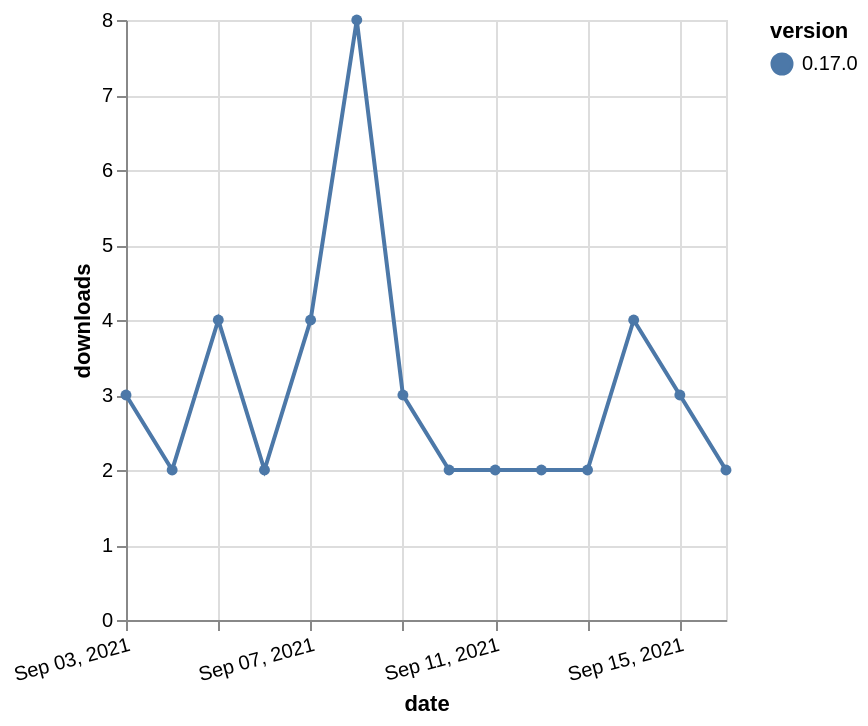

Write the Vega-Lite specification saved for this chart.
### Vega-Lite specification from a JSON file in a GitHub repository (floating-point values rounded to 4 significant figures)
{"$schema": "https://vega.github.io/schema/vega-lite/v5.json", "description": "A simple bar chart with embedded data.", "data": {"values": [{"date": "2021-09-03", "total": 6175, "delta": 3, "version": "0.17.0"}, {"date": "2021-09-04", "total": 6177, "delta": 2, "version": "0.17.0"}, {"date": "2021-09-05", "total": 6181, "delta": 4, "version": "0.17.0"}, {"date": "2021-09-06", "total": 6183, "delta": 2, "version": "0.17.0"}, {"date": "2021-09-07", "total": 6187, "delta": 4, "version": "0.17.0"}, {"date": "2021-09-08", "total": 6195, "delta": 8, "version": "0.17.0"}, {"date": "2021-09-09", "total": 6198, "delta": 3, "version": "0.17.0"}, {"date": "2021-09-10", "total": 6200, "delta": 2, "version": "0.17.0"}, {"date": "2021-09-11", "total": 6202, "delta": 2, "version": "0.17.0"}, {"date": "2021-09-12", "total": 6204, "delta": 2, "version": "0.17.0"}, {"date": "2021-09-13", "total": 6206, "delta": 2, "version": "0.17.0"}, {"date": "2021-09-14", "total": 6210, "delta": 4, "version": "0.17.0"}, {"date": "2021-09-15", "total": 6213, "delta": 3, "version": "0.17.0"}, {"date": "2021-09-16", "total": 6215, "delta": 2, "version": "0.17.0"}]}, "width": "container", "mark": {"type": "line", "point": {"filled": true}}, "encoding": {"x": {"field": "date", "type": "temporal", "timeUnit": "yearmonthdate", "title": "date", "axis": {"labelAngle": -15}}, "y": {"field": "delta", "type": "quantitative", "title": "downloads"}, "color": {"field": "version", "type": "nominal"}, "tooltip": {"field": "delta"}}}
